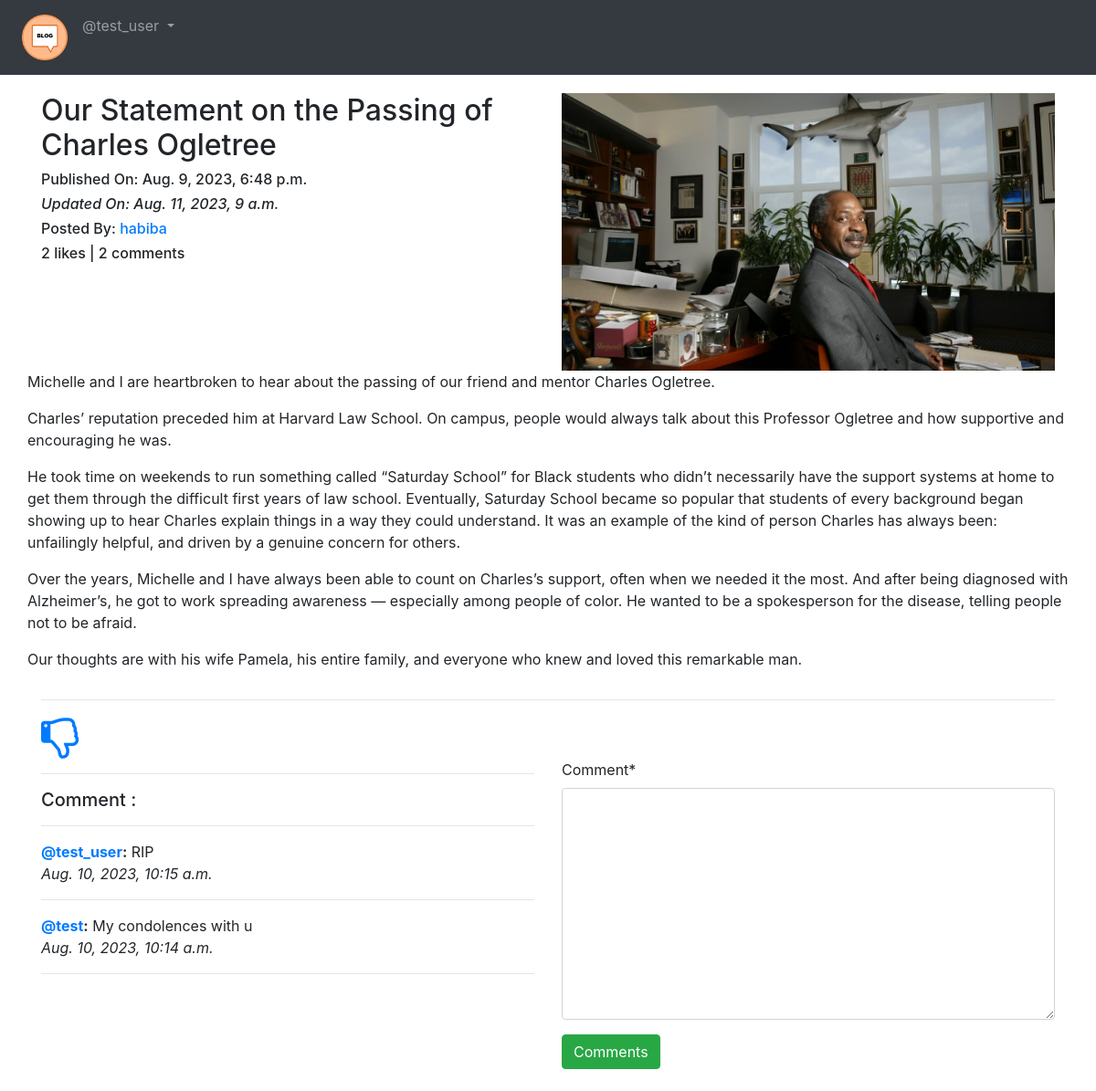
Page /blog/details/Our-Statement-on-the-Passing-of-Charles-Ogletree-<function uuid5 at 0x000001D0E97B44C0>/ (signed in) on the committed database.
### APP_Blog/models.py (models this page shows, shortened)
class Blog(models.Model):
    author = models.ForeignKey(User, on_delete=models.CASCADE, related_name='post_author')
    blog_title = models.CharField(max_length=264, verbose_name="Put a Title")
    slug = models.SlugField(max_length=264, unique=True)
    blog_content=models.TextField(verbose_name="What is on your mind ??")
    blog_image = models.ImageField(upload_to='blog_images', verbose_name='Image')
    publish_date = models.DateTimeField(auto_now_add=True) # only one time only on first entry
    update_date = models.DateTimeField(auto_now=True)
    class Meta:
        ordering = ['-publish_date']

class Comment(models.Model):
    blog = models.ForeignKey(Blog, on_delete=models.CASCADE, related_name='blog_comment')
    user = models.ForeignKey(User, on_delete=models.CASCADE, related_name='user_comment')
    comment = models.TextField()
    comment_date = models.DateTimeField(auto_now_add=True)
    class Meta:
        ordering = ['-comment_date']

### APP_Blog/views.py (the view, shortened to what this page needs)
# urls.py: path('details/<slug>/',views.blog_details,name='blog_details'),
@login_required
def blog_details(request,slug):
    blog = Blog.objects.get(slug=slug)
    comment_form = CommentForm()
    already_liked = Likes.objects.filter(blog=blog, user=request.user)
    if already_liked:
        liked = True
    else:
        liked = False
    dict ={'blog':blog,
           'comment_form':comment_form,
            'liked' : liked}
    return render(request, 'APP_Blog/blog_details.html',context = dict)

### APP_Blog/forms.py
class CommentForm(forms.ModelForm):
    class Meta:
        model =Comment
        fields = ('comment',)

### templates/APP_Blog/blog_details.html (shortened to what this page needs)
{% extends 'base.html' %}
{% load crispy_forms_tags %}
{% block body_block %}
<div class="row">
    <div class="col-sm-6">
        <h2>{{ blog.blog_title }}</h2>
        <h6>Published On: {{ blog.publish_date }}
        </i></h6>
        <i>
            <h6>Updated On: {{ blog.update_date }}
        </i></h6>
        <h6>Posted By: <a href="">{{ blog.author }}</a></h6>
        <h6>{{ blog.liked_blog.count }} likes | {{ blog.blog_comment.count}} comments</h6>
    </div>
    <div class="col-sm-6">
        <img src="/media/{{blog.blog_image}}" alt="{{blog.blog_title}}" width=100%>
    </div>
    <p> {{ blog.blog_content|linebreaks }} </p>
</div>
<hr>
{%if liked %}
    <a href="{% url 'APP_Blog:unliked_post' blog.pk %}"> <i class="fa fa-thumbs-o-down fa-3x" aria-hidden="true"></i> </a>
{% else %}
    <a href="{% url 'APP_Blog:liked_post' blog.pk %}"> <i class="fa fa-thumbs-o-up fa-3x" aria-hidden="true"></i> </a>
{% endif %}
<div class="row">
    <div class="col-sm-6">
        <hr>
        <h5> Comment :</h5>
        <hr>
        {% for comment in blog.blog_comment.all%}
        <p><strong><a href="">@{{comment.user}}</a>:</strong> {{comment.comment}}
            <br>
            <i>{{comment.comment_date}}</i>
        </p>
        <hr>
        {% endfor %}
    </div>
    <div class="col-sm-6">
        <form action="" method="POST">
            {{comment_form | crispy}}
            <button type="submit" class="btn btn-md btn-success">Comments</button>
            <br>
            <br>
        </form>
    </div>
</div>
{% endblock%}

### templates/base.html (shortened to what this page needs)
<!DOCTYPE html>
<html lang="en">
<head>
    <link rel="stylesheet" href="https://cdn.jsdelivr.net/npm/bootstrap@4.6.2/dist/css/bootstrap.min.css">
    <link rel="stylesheet" href="https://cdnjs.cloudflare.com/ajax/libs/font-awesome/4.7.0/css/font-awesome.min.css">
</head>
<body>
    <nav class="navbar navbar-expand-sm bg-dark navbar-dark">
        <ul class="navbar-nav">
            <li class="nav-item active">
                <a class="nav-link" href="{% url 'index' %}"><img src="/media/blogg-Home.png" width="50px" alt="Home"> </a>
            </li>
            {% if user.is_authenticated %}
            <div class="nav-item dropdown">
                <a class="nav-link dropdown-toggle" href="#"  data-toggle="dropdown" id="navbardrop">
                   @{{user.username}}
                </a>
            </div>
            {% endif %}
        </ul>
    </nav>
    <div class="container" style="padding-top: 20px;">
        {% block body_block %}
        {% endblock%}
    </div>
</body>
</html>

### rows in the picture
Blog: blog_title "Our Statement on the Passing of Charles Ogletree", publish_date "Aug. 9, 2023, 6:48 p.m.", update_date "Aug. 11, 2023, 9 a.m.", author "habiba", liked_blog.count "2", blog_comment.count "2", blog_image (picture), blog_content "Michelle and I are heartbroken to hear about the passing of our friend and mentor Charles Ogletree. Charles’ reputation preceded him at Harvard Law School. On campus, people would always talk about this Professor Ogletree and how supportive and encouraging he was. He took time on weekends to run something called “Saturday School” for Black students who didn’t necessarily have the support systems at home to get them through the difficult first years of law school. Eventually, Saturday School became so popular that students of every background began showing up to hear Charles explain things in a way they could understand. It was an example of the kind of person Charles has always been:…"
Comment: user "test_user", comment "RIP", comment_date "Aug. 10, 2023, 10:15 a.m."
Comment: user "test", comment "My condolences with u", comment_date "Aug. 10, 2023, 10:14 a.m."

### other values in the picture
{{ user.username }} "test_user"
